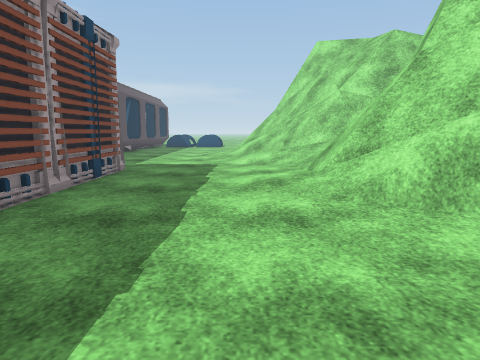
view 1 (above)

24 first-person views from a walk through a 3-D level made in the Unity game engine. The camera is 1.2 m above the floor, tilts 8° down and sees 70° across. Doors are open. The floor is counted in squares, 1 m on a side. Each view is taken from the middle of a square. On the plan, view 1 faces up. The plan holds only what a view shows up to about 14 squares ahead; the rest is blank. The place goes on beyond the plan. Some surface patterns are stand-ins.

view 2
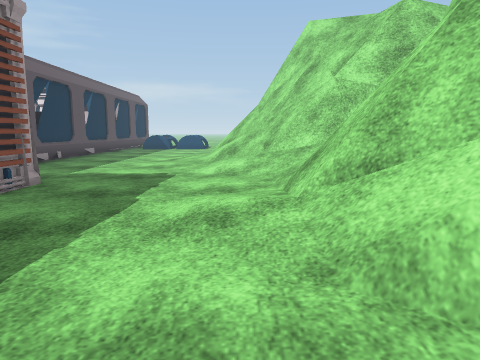

view 3
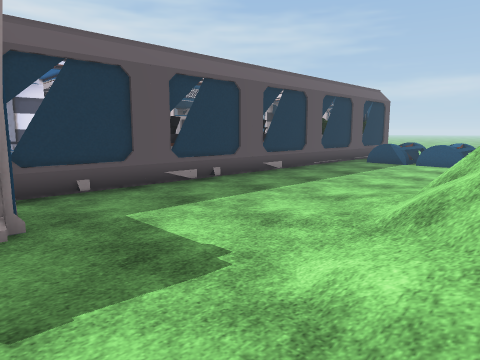

view 4
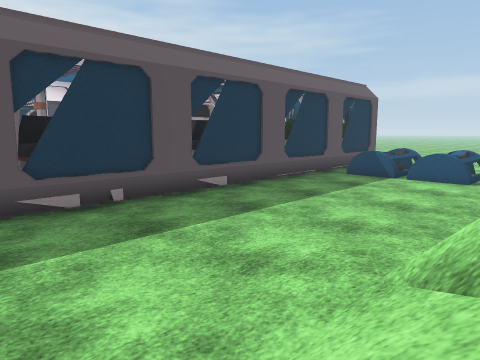

view 5
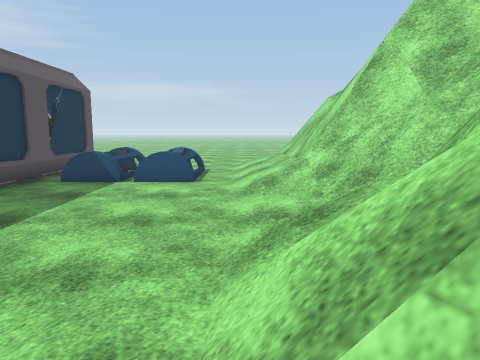

view 6
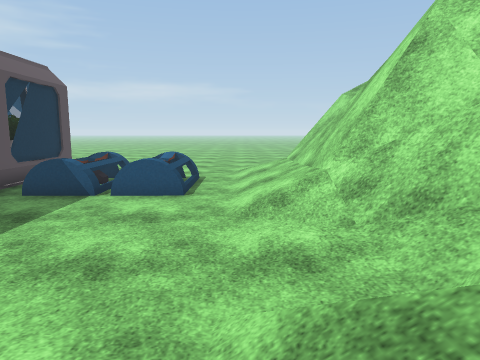

view 7
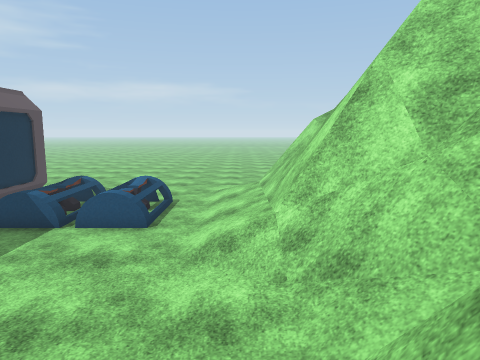

view 8
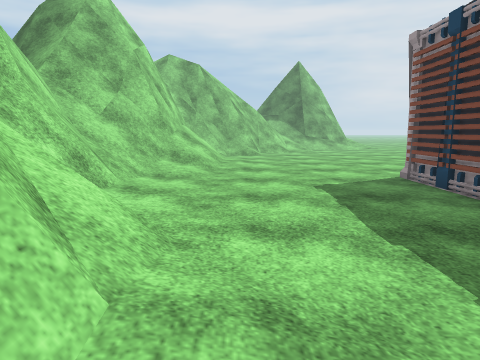

view 9
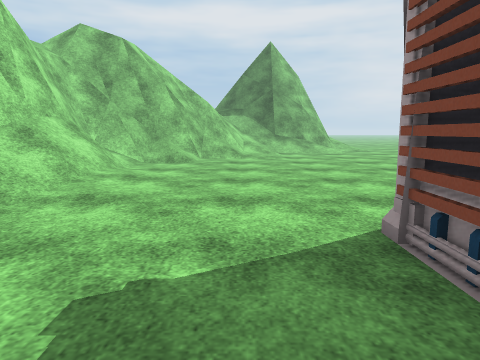

view 10
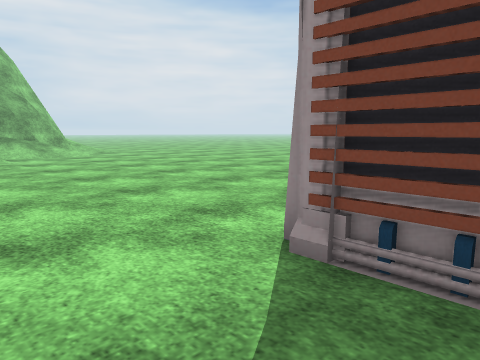

view 11
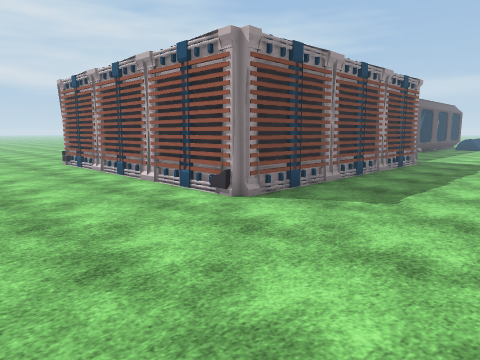

view 12
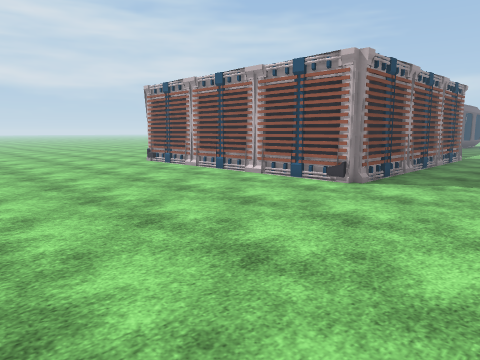

view 13
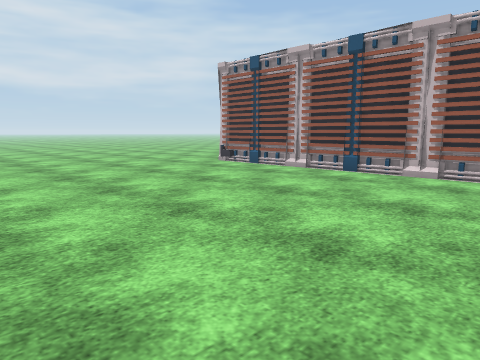

view 14
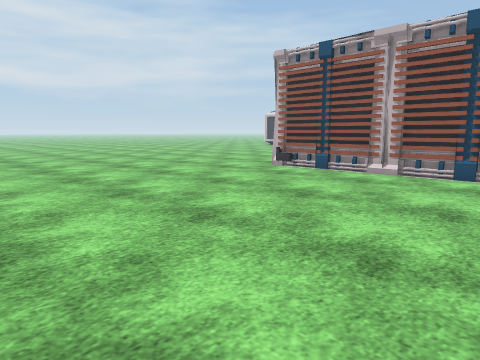

view 15
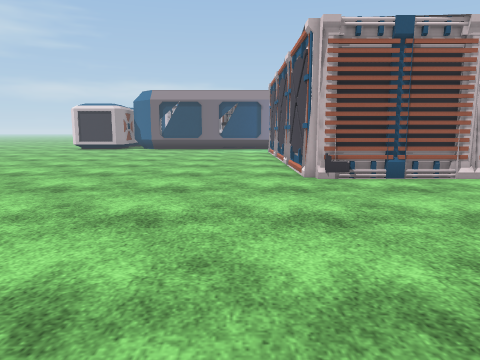

view 16
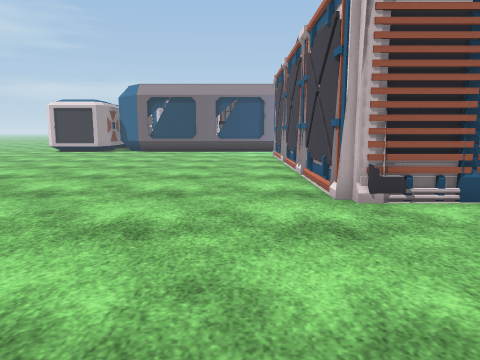

view 17
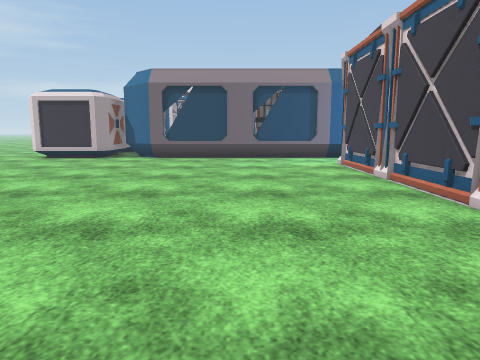

view 18
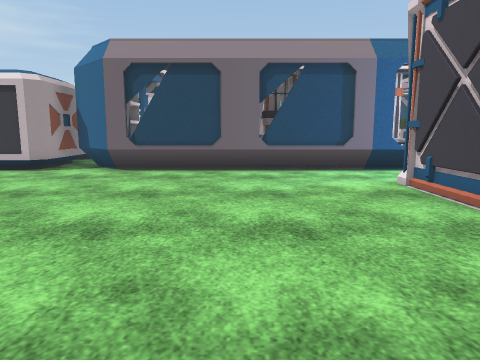

view 19
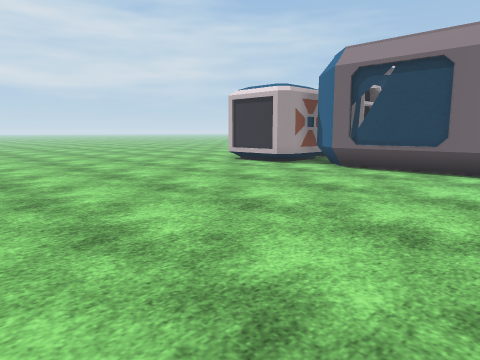

view 20
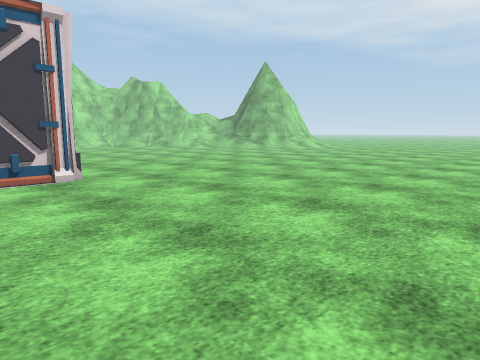

view 21
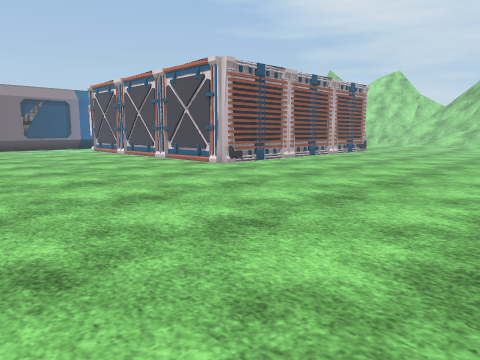

view 22
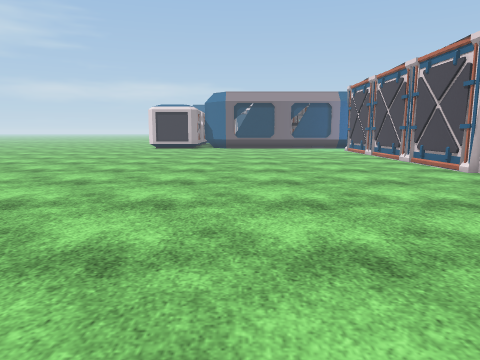

view 23
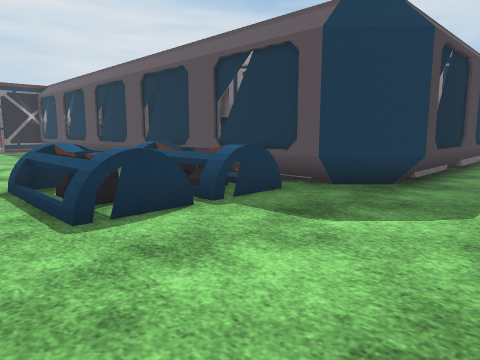

view 24
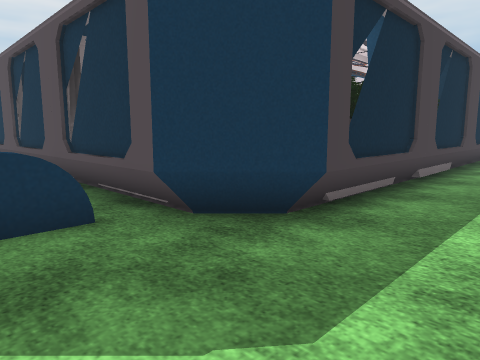

### Floor plan
Key: @ floor where view 1 was taken; # wall or solid block; x gap in a wall; . main floor; : floor 0.25 m higher than the main floor; / step, stairs or slope; = window, fence, low wall or low ledge; v drop or lower ground; E desk; S shelf; B battery; O other object.
Columns run from 25 left of view 1 to 5 right of it. Each row starts with its distance up from view 1.
 35                   .. ... .
 34              ............
 33          .................
 32          #OOSSSOO##....../ =#
 31                   #......//=#
 30                  OO=OOOO.///##
 29                   O=OOOO.////
 28                   S=OOOO.//##
 27                   S#OOOO.//##
 26                   S......//##
 25                   O......//####
 24                   =......./=###
 23                   #.......:=##v
 22                   =.......:/##
 21                  OO......//##
 20                   O......//=#
 19                   O......//##
 18                   O.....///#
 17  S               EE.....:==#v/
 16  S        OO      E....../=##=/
 15 ##        OO      E......//###x
 14 ##=OO#BB #=OO     E......//=##/
 13 ........... OO    E......//=###
 12 ..........        =.......//=/#
 11 .........#        ####.....//
 10 .........#           #...../
  9 .........#           #....:/ #
  8 .........#           #....:=##
  7 .........#           #..../=##
  6 .........#           #...../##
  5 .........#           #.....//##
  4 .........#           #....../=#
  3 .........#           #......:=#
  2 .........#           #......:=#
  1 .........#           #.......=#
  0 .........#           #...@.../=
 -1 .........#############......://
 -2 ............................///
 -3 ...........................////
 -4 ...........................////
 -5 ...........................//##
 -6 ...........................//##
 -7 ...........................//#
 -8 ...........................//#
 -9 .........................../ #
-10  ..........................//#
-11 . .....       .. ........////#

Where each view was taken, in squares from view 1:
view 1: 0 up, 0 right, facing up
view 2: 3 up, 1 right, facing up
view 3: 10 up, 2 right, facing up-left
view 4: 14 up, 1 right, facing up-left
view 5: 16 up, 0 right, facing up
view 6: 18 up, 0 right, facing up
view 7: 18 up, 1 right, facing up
view 8: 9 up, 1 right, facing down
view 9: 3 up, 2 left, facing down
view 10: 1 up, 1 left, facing down-left
view 11: 7 down, 2 right, facing up-left
view 12: 11 down, 1 right, facing up-left
view 13: 11 down, 5 left, facing up-left
view 14: 11 down, 8 left, facing up-left
view 15: 10 down, 18 left, facing up
view 16: 7 down, 18 left, facing up
view 17: 2 down, 20 left, facing up
view 18: 3 up, 20 left, facing up
view 19: 3 up, 18 left, facing up-left
view 20: 2 up, 25 left, facing down-right
view 21: 11 down, 25 left, facing up-right
view 22: 11 down, 23 left, facing up
view 23: 35 up, 0 right, facing down-left
view 24: 35 up, 4 left, facing down-left
